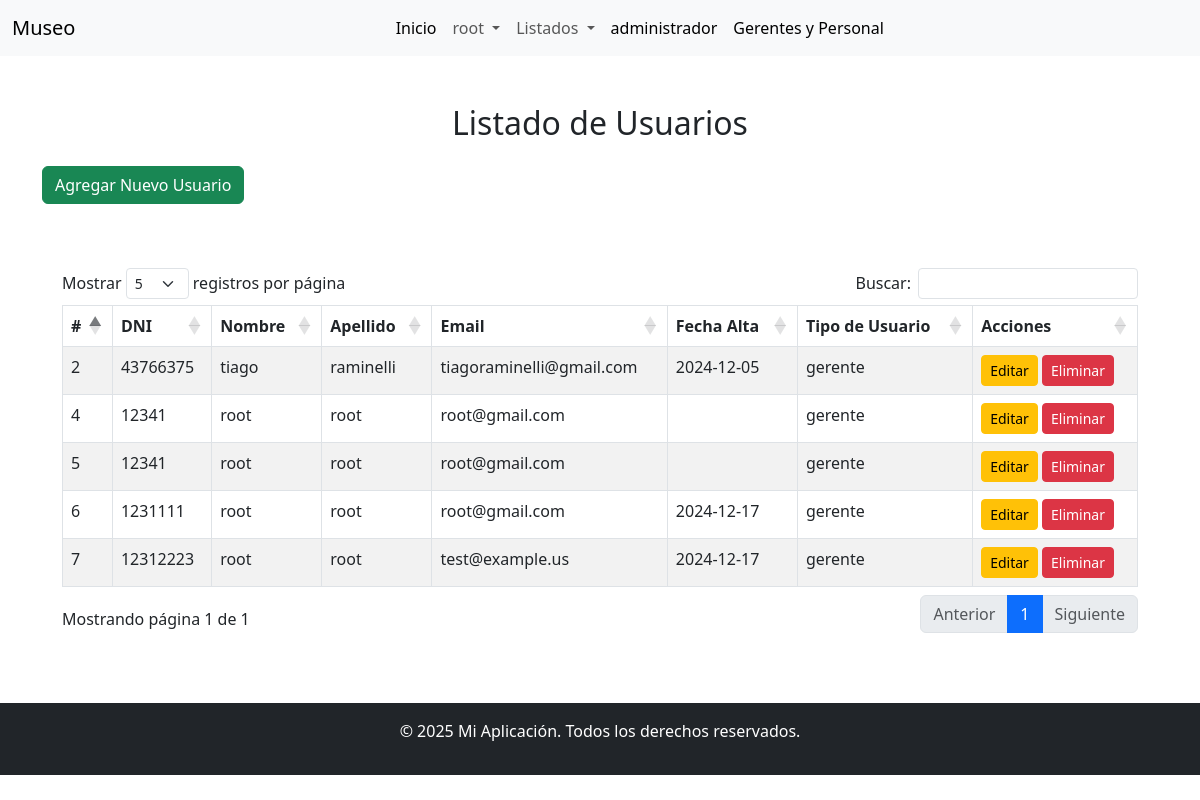
Page /personal.php (signed in) on the earlier database version.
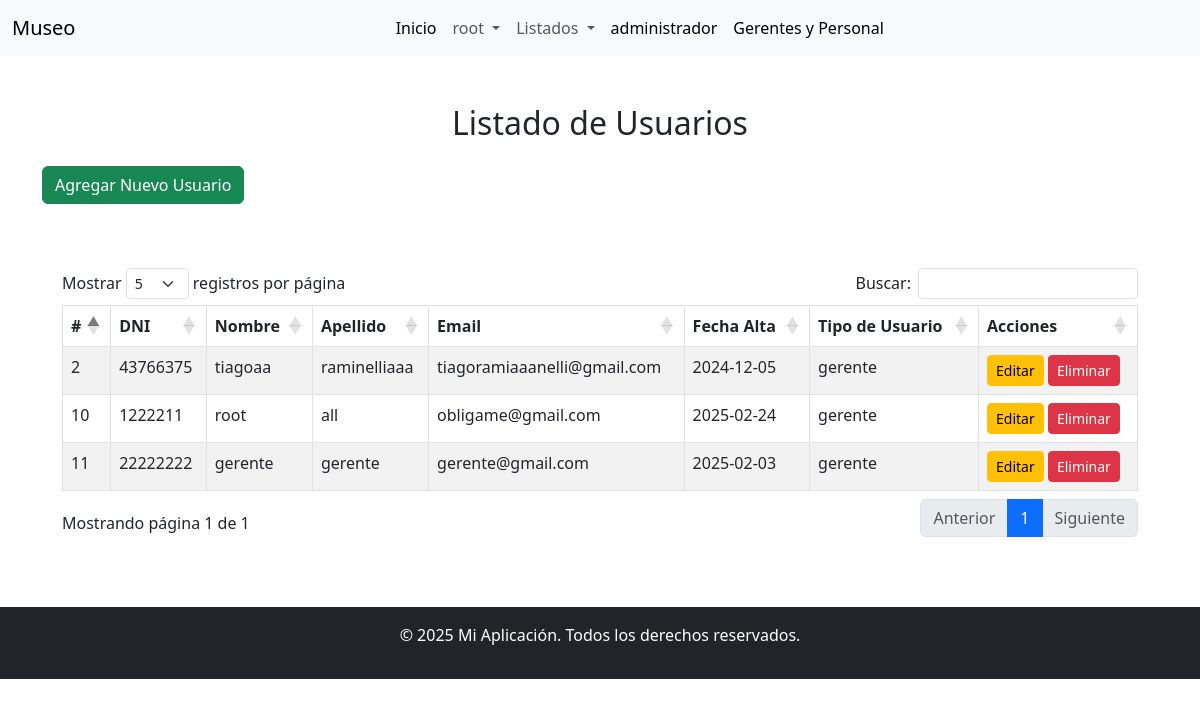
Same page on the later database version.
### tables this page shows
CREATE TABLE `usuario` (
  `idUsuario` int(11) NOT NULL,
  `dni` varchar(8) DEFAULT NULL,
  `nombre` varchar(255) DEFAULT NULL,
  `apellido` varchar(255) DEFAULT NULL,
  `email` varchar(255) DEFAULT NULL,
  `clave` varchar(255) DEFAULT NULL,
  `fecha_alta` date DEFAULT NULL,
  `tipo_de_usuario` varchar(50) DEFAULT NULL
);

### personal.php (the view, shortened to what this page needs)
<?php
require_once 'bd.php';
$sql = "SELECT idUsuario, dni, nombre, apellido, email, fecha_alta, tipo_de_usuario FROM usuario where tipo_de_usuario = 'gerente' ";
$stmt = $pdo->query($sql);
$rows = $stmt->fetchAll();
?>
<!DOCTYPE html>
<html lang="es">
<head>
    <link rel="stylesheet" href="https://cdn.jsdelivr.net/npm/bootstrap@5.3.0/dist/css/bootstrap.min.css">
    <link rel="stylesheet" href="https://cdn.jsdelivr.net/npm/datatables.net-bs5@1.11.3/css/dataTables.bootstrap5.min.css">
</head>
<body>
<?php include("./includes/navbar.php"); ?>
<div class="container mt-5">
    <h2 class="text-center mb-4">Listado de Usuarios</h2>
    <?php if (isset($_SESSION['user'])): ?>
    <div class="d-flex justify-content-between mb-4">
        <a href="agregarUser.php" class="btn btn-success btn-add">Agregar Nuevo Usuario</a>
    </div>
    <?php endif; ?>
    <div class="table-responsive">
        <table id="dataTable" class="table table-striped table-bordered" cellspacing="0" width="100%">
            <thead>
                <tr>
                    <th>#</th>
                    <th>DNI</th>
                    <th>Nombre</th>
                    <th>Apellido</th>
                    <th>Email</th>
                    <th>Fecha Alta</th>
                    <th>Tipo de Usuario</th>
                    <th>Acciones</th>
                </tr>
            </thead>
            <tbody>
                <?php foreach ($rows as $row): ?>
                <tr>
                    <td><?php echo $row['idUsuario']; ?></td>
                    <td><?php echo $row['dni']; ?></td>
                    <td><?php echo $row['nombre']; ?></td>
                    <td><?php echo $row['apellido']; ?></td>
                    <td><?php echo $row['email']; ?></td>
                    <td><?php echo $row['fecha_alta']; ?></td>
                    <td><?php echo $row['tipo_de_usuario']; ?></td>
                    <td>
    <a href="editarUser.php?id=<?php echo $row['idUsuario']; ?>" class="btn btn-warning btn-sm">Editar</a>
    <a href="eliminarUser.php?id=<?php echo $row['idUsuario']; ?>" class="btn btn-danger btn-sm" onclick="return confirm('¿Estás seguro de eliminar este usuario?');">Eliminar</a>
                    </td>
                </tr>
                <?php endforeach; ?>
            </tbody>
        </table>
    </div>
</div>
<?php include("./includes/footer.php"); ?>
</body>
</html>

### includes/navbar.php (shortened to what this page needs)
<?php
$isLoggedIn = isset($_SESSION['user']);
?>
<nav class="navbar navbar-expand-lg navbar-light bg-light">
    <div class="container-fluid">
        <a class="navbar-brand" href="index.php">Museo</a>
        <div class="collapse navbar-collapse" id="navbarNav">
            <ul class="navbar-nav mx-auto">
                <li class="nav-item">
                    <a class="nav-link active" href="index.php">Inicio</a>
                </li>
                <?php if ($isLoggedIn): ?>
                <li class="nav-item dropdown">
                    <a class="nav-link dropdown-toggle" href="#" role="button" data-bs-toggle="dropdown" aria-expanded="false">
                        <?php echo htmlspecialchars($_SESSION['user']['nombre']); ?>
                    </a>
                </li>
                <li class="nav-item dropdown">
                    <a class="nav-link dropdown-toggle" href="#" id="listadosDropdown" role="button" data-bs-toggle="dropdown" aria-expanded="false">
                        Listados
                    </a>
                </li>
                <li class="nav-item">
                    <a class="nav-link active" href="#"><?php echo $_SESSION["nivel"]; ?></a>
                </li>
        <?php if ($_SESSION['nivel'] == "administrador"): ?>
            <li class="nav-item">
                <a class="nav-link active" href="personal.php">Gerentes y Personal</a>
            </li>
        <?php endif; ?>
                <?php endif; ?>
            </ul>
        </div>
    </div>
</nav>

### includes/footer.php
<footer class="text-white bg-dark text-center py-3 mt-5">
    <p>&copy; <?php echo date('Y'); ?> Mi Aplicación. Todos los derechos reservados.</p>
</footer>

### personal.php (style rules this page uses)
.table-responsive { margin-top: 20px; }
.btn-add { margin-bottom: 20px; }

Differences in the rows shown:
removed usuario: idUsuario "4", dni "12341", nombre "root", apellido "root", email "root@gmail.com", tipo_de_usuario "gerente"
removed usuario: idUsuario "5", dni "12341", nombre "root", apellido "root", email "root@gmail.com", tipo_de_usuario "gerente"
removed usuario: idUsuario "6", dni "1231111", nombre "root", apellido "root", email "root@gmail.com", fecha_alta "2024-12-17", tipo_de_usuario "gerente"
removed usuario: idUsuario "7", dni "12312223", nombre "root", apellido "root", email "test@example.us", fecha_alta "2024-12-17", tipo_de_usuario "gerente"
changed usuario id 2: nombre "tiago" → "tiagoaa"; apellido "raminelli" → "raminelliaaa"; email "tiagoraminelli@gmail.com" → "tiagoramiaaanelli@gmail.com"
added usuario: idUsuario "10", dni "1222211", nombre "root", apellido "all", email "obligame@gmail.com", fecha_alta "2025-02-24", tipo_de_usuario "gerente"
added usuario: idUsuario "11", dni "22222222", nombre "gerente", apellido "gerente", email "gerente@gmail.com", fecha_alta "2025-02-03", tipo_de_usuario "gerente"
